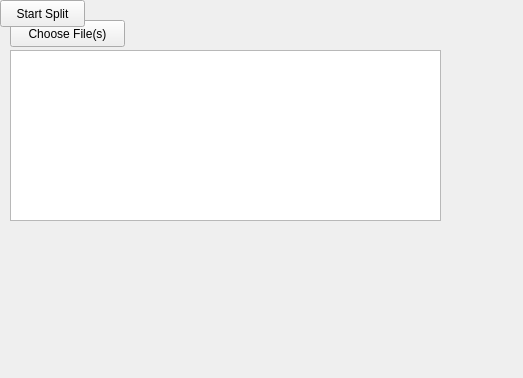
<?xml version="1.0" encoding="UTF-8"?>
<ui version="4.0">
 <class>SplitterWidget</class>
 <widget class="QWidget" name="SplitterWidget">
  <property name="windowModality">
   <enum>Qt::NonModal</enum>
  </property>
  <property name="geometry">
   <rect>
    <x>0</x>
    <y>0</y>
    <width>523</width>
    <height>378</height>
   </rect>
  </property>
  <property name="windowTitle">
   <string>Form</string>
  </property>
  <widget class="QPushButton" name="buttonChooseFiles">
   <property name="geometry">
    <rect>
     <x>10</x>
     <y>20</y>
     <width>115</width>
     <height>27</height>
    </rect>
   </property>
   <property name="text">
    <string>Choose File(s)</string>
   </property>
  </widget>
  <widget class="QLabel" name="labelFile">
   <property name="geometry">
    <rect>
     <x>0</x>
     <y>220</y>
     <width>441</width>
     <height>41</height>
    </rect>
   </property>
   <property name="text">
    <string/>
   </property>
   <property name="wordWrap">
    <bool>true</bool>
   </property>
  </widget>
  <widget class="QTreeView" name="listFiles">
   <property name="geometry">
    <rect>
     <x>10</x>
     <y>50</y>
     <width>431</width>
     <height>171</height>
    </rect>
   </property>
   <property name="styleSheet">
    <string notr="true"/>
   </property>
   <property name="editTriggers">
    <set>QAbstractItemView::AllEditTriggers</set>
   </property>
  </widget>
  <widget class="QPushButton" name="buttonStartSplit">
   <property name="geometry">
    <rect>
     <x>0</x>
     <y>0</y>
     <width>85</width>
     <height>27</height>
    </rect>
   </property>
   <property name="text">
    <string>Start Split</string>
   </property>
  </widget>
  <zorder>listFiles</zorder>
  <zorder>buttonChooseFiles</zorder>
  <zorder>labelFile</zorder>
  <zorder>buttonStartSplit</zorder>
 </widget>
 <resources/>
 <connections/>
</ui>
